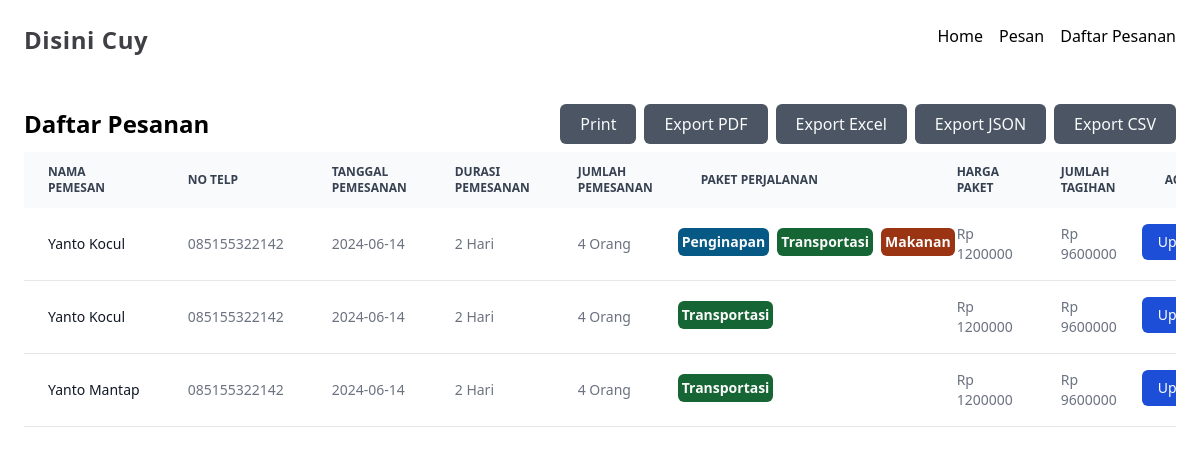
The page /daftar-pesanan.php on the database as committed earlier.
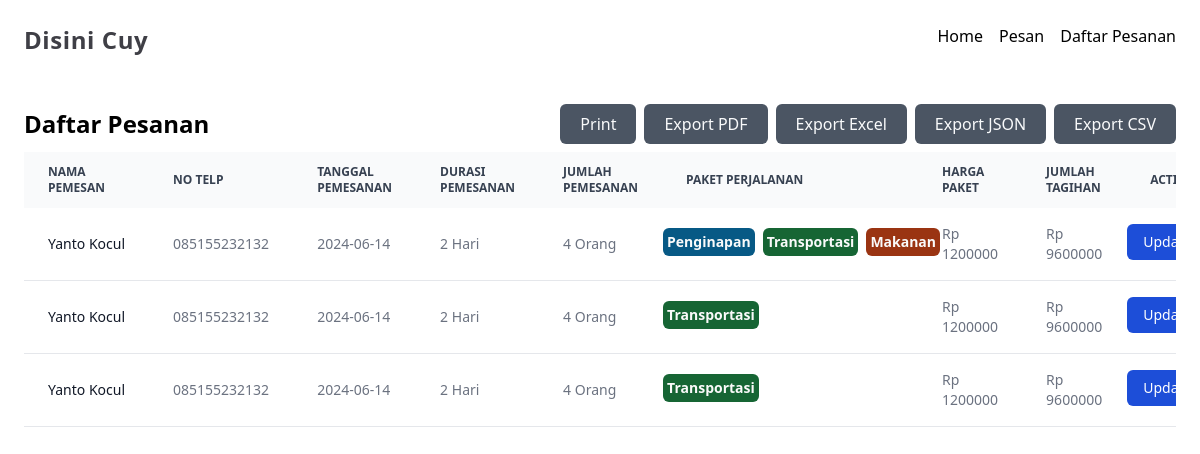
The same page on the database as committed later.
### tables this page shows
CREATE TABLE `tb_tiket` (
  `id` int NOT NULL,
  `name` varchar(50) NOT NULL,
  `phone_number` varchar(16) NOT NULL,
  `booking_date` date NOT NULL,
  `duration` int NOT NULL,
  `number_of_people` int NOT NULL,
  `isHotel` tinyint(1) NOT NULL DEFAULT '0',
  `isTransport` tinyint(1) NOT NULL DEFAULT '0',
  `isCatering` tinyint(1) NOT NULL DEFAULT '0',
  `packet_price` double NOT NULL,
  `total_price` double NOT NULL
);

### daftar-pesanan.php (the view, shortened to what this page needs)
<?php
include "service/db.php";
$sql = "SELECT * FROM tb_tiket";
$result = $db->query($sql);
$data = [];
if ($result->num_rows > 0) {
  while ($row = $result->fetch_assoc()) {
    $data[] = $row;
  }
} else {
  echo "0 results";
}
?>
<!DOCTYPE html>
<html lang="en">
<head>
  <script src="https://cdn.tailwindcss.com"></script>
  <link href="https://cdnjs.cloudflare.com/ajax/libs/flowbite/2.3.0/flowbite.min.css" rel="stylesheet">
</head>
<body>
  <main class="p-6 flex flex-col  justify-between gap-2">
    <div class="flex items-center justify-between">
      <h2 class="text-2xl font-semibold">Daftar Pesanan</h2>
      <div class="flex gap-2">
        <button class="bg-gray-600 py-2 px-5 rounded-md text-gray-50" onclick="exportTable('print')">Print</button>
        <button class="bg-gray-600 py-2 px-5 rounded-md text-gray-50" onclick="exportPdf(data)">Export PDF</button>
        <button class="bg-gray-600 py-2 px-5 rounded-md text-gray-50" onclick="exportXls(data)">Export Excel</button>
        <button class="bg-gray-600 py-2 px-5 rounded-md text-gray-50" onclick="jsonExport(data)">Export JSON</button>
        <button class="bg-gray-600 py-2 px-5 rounded-md text-gray-50" onclick="exportTable('csv')">Export CSV</button>
      </div>
    </div>
    <div class="relative flex flex-col gap-2 w-full overflow-x-auto mx-auto">
    <table class="w-full text-sm text-left rtl:text-right text-gray-500 dark:text-gray-400" id="table">
    <thead class="text-xs text-gray-700 uppercase bg-gray-50 dark:bg-gray-700 dark:text-gray-400">
        <tr>
            <th scope="col" class="px-6 py-3 md:w-24">
                Nama Pemesan
            </th>
            <th scope="col" class="px-6 py-3 md:w-24">
                No Telp
            </th>
            <th scope="col" class="px-6 py-3 md:w-24">
                Tanggal Pemesanan
            </th>
            <th scope="col" class="px-6 py-3 md:w-24">
                Durasi Pemesanan
            </th>
            <th scope="col" class="px-6 py-3 md:w-24">
                Jumlah Pemesanan
            </th>
            <th scope="col" class="px-6 py-3 md:w-24">
                Paket Perjalanan
            </th>
            <th scope="col" class="px-6 py-3 md:w-24">
                Harga Paket
            </th>
            <th scope="col" class="px-6 py-3 md:w-24 w-72">
                Jumlah Tagihan
            </th>
            <th scope="col" class="px-6 py-3 md:w-24">
                Action
            </th>
        </tr>
    </thead>
    <tbody>
        <?php foreach ($data as $row) : ?>
        <tr class="bg-white border-b dark:bg-gray-800 dark:border-gray-700">
            <th scope="row" class="px-6 py-4 font-medium text-gray-900 whitespace-nowrap dark:text-white">
                <?= $row['name']; ?>
            </th>
            <td class="px-6 py-4">
                <?= $row['phone_number']; ?>
            </td>
            <td class="px-6 py-4 ">
                <?= $row['booking_date']; ?>
            </td>
            <td class="px-6 py-4">
                <?= $row['duration']; ?> Hari
            </td>
            <td class="px-6 py-4">
                <?= $row['number_of_people']; ?> Orang
            </td>
            <td class="py-4 flex gap-2 md:w-64">
                <?php if ($row['isHotel'] == 1) : ?>
                <span class="bg-sky-800  text-zinc-50 p-1 font-semibold rounded-md">Penginapan</span>
                <?php endif; ?>
                <?php if ($row['isTransport'] == 1) : ?>
                <span class="bg-green-800 text-zinc-50 p-1 font-semibold rounded-md">Transportasi</span>
                <?php endif; ?>
                <?php if ($row['isCatering'] == 1) : ?>
                <span class="bg-orange-800 text-zinc-50 p-1 font-semibold rounded-md">Makanan</span>
                <?php endif; ?>
            </td>
            <td class="px-6 py-4 md:w-32">
                Rp
                <?= $row['packet_price']; ?>
            </td>
            <td class="px-6 py-4 md:w-36 ">
                Rp
                <?= $row['total_price']; ?>
            </td>
            <td class="py-4 flex gap-4 md:w-44 w-52">
                <a href="update.php?id=<?= $row['id']; ?>" class="bg-blue-700 text-white py-2 px-4 rounded-md">Update</a>
            </td>
        </tr>
        <?php endforeach; ?>
    </tbody>
</table>
    </div>
  </main>
</body>
</html>

Rows that differ between the two databases and show on the page:
changed tb_tiket (number 1 of 3 on the later page): phone_number "085155322142" → "085155232132"
changed tb_tiket (number 2 of 3 on the later page): phone_number "085155322142" → "085155232132"
changed tb_tiket (number 3 of 3 on the later page): name "Yanto Mantap" → "Yanto Kocul"; phone_number "085155322142" → "085155232132"
